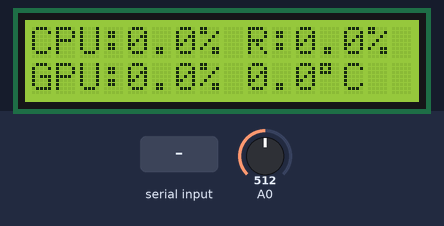
This sketch was run on a simulated Arduino Uno, built with avr-gcc and run on an emulated ATmega328P. On the bench: 16×2 character LCD. The test bench sets the inputs (shaded band); at power-on: A0 = 512. What the sketch prints to the serial monitor is not drawn.

Above: at 3.2 s.
3.3 s: A0 set to 215
4.8 s: A0 set to 183
At 4.91 s:
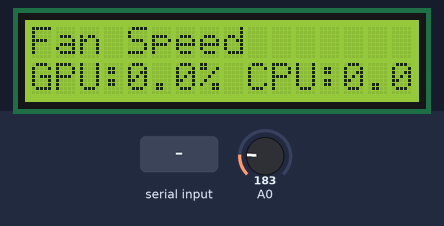
6.7 s: A0 set to 210
8.2 s: "90,45,200\n" received over Serial
At 8.9 s:
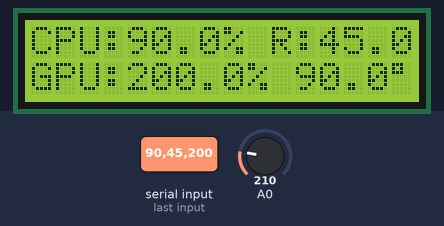
11.2 s: A0 set to 190
At 11.47 s:
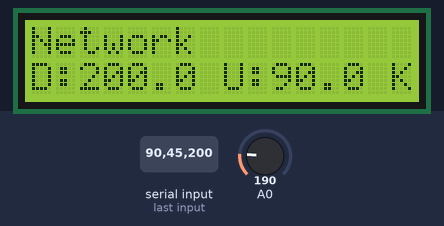
14.2 s: "90\n" received over Serial
At 14.36 s:
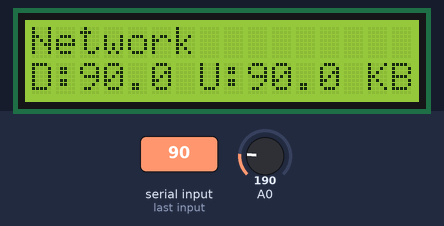

Measured:
- the behaviour switches between 200 and 199 on A0 (found by bisection; images 0 and 1)
- after the input at 3.3 s, every drawn part: stays the same
- after the input at 4.8 s, the display: changes after 0.06 s (image 1)
- after the input at 6.7 s, every drawn part: stays the same
- after the input at 8.2 s, the display: changes after 0.09 s (image 2)
- after the input at 11.2 s, the display: first changes after 0.11 s (image 3 shows a later state)

The sketch:

ArduinoCode.ino
```cpp
#include <LiquidCrystal.h>

LiquidCrystal lcd(8, 9, 4, 5, 6, 7);

// Данные с ПК
float cpu, ram, gpuLoad, gpuTemp, fanSpeed, download, upload;

// Настройки меню
const int SCREEN_COUNT = 3;
int currentScreen = 1;
unsigned long lastSwitchTime = 0;
const unsigned long SWITCH_INTERVAL = 10000;

void setup() {
  Serial.begin(9600);
  lcd.begin(16, 2);
  lcd.print("System Monitor");
  delay(2000);
  lcd.clear();
}

void loop() {
  // Получение данных
  if (Serial.available() > 0) {
    String data = Serial.readStringUntil('\n');
    parseData(data);
  }

  // Обработка кнопок
  handleButtons();

  // Отображение
  updateDisplay();
  delay(100);
}

void parseData(String data) {
  int indices[6];
  int lastIndex = 0;

  for (int i = 0; i < 6; i++) {
    indices[i] = data.indexOf(',', lastIndex);
    lastIndex = indices[i] + 1;
  }

  cpu = data.substring(0, indices[0]).toFloat();
  ram = data.substring(indices[0]+1, indices[1]).toFloat();
  gpuLoad = data.substring(indices[1]+1, indices[2]).toFloat();
  gpuTemp = data.substring(indices[2]+1, indices[3]).toFloat();
  fanSpeed = data.substring(indices[3]+1, indices[4]).toFloat();
  download = data.substring(indices[4]+1, indices[5]).toFloat();
  upload = data.substring(indices[5]+1).toFloat();
}

void handleButtons() {
  int btn = analogRead(0);

  if (btn < 50) {       // Left
    currentScreen = (currentScreen - 2 + SCREEN_COUNT) % SCREEN_COUNT + 1;
    lastSwitchTime = millis();
    Serial.println("LEFT");
  }
  else if (btn < 200) { // Right
    currentScreen = currentScreen % SCREEN_COUNT + 1;
    lastSwitchTime = millis();
    Serial.println("RIGHT");
  }
}

void updateDisplay() {
  lcd.clear();

  switch (currentScreen) {
    case 1:
      lcd.setCursor(0, 0);
      lcd.print("CPU:");
      lcd.print(cpu, 1);
      lcd.print("% R:");
      lcd.print(ram, 1);
      lcd.print("%");

      lcd.setCursor(0, 1);
      lcd.print("GPU:");
      lcd.print(gpuLoad, 1);
      lcd.print("% ");
      lcd.print(gpuTemp, 1);
      lcd.print((char)223);
      lcd.print("C");
      break;

    case 2:
      lcd.setCursor(0, 0);
      lcd.print("Fan Speed");
      lcd.setCursor(0, 1);
      lcd.print("GPU:");
      lcd.print(fanSpeed, 1);
      lcd.print("% CPU:");
      lcd.print(cpu/10, 1); // Примерная скорость CPU fan
      lcd.print("%");
      break;

    case 3:
      lcd.setCursor(0, 0);
      lcd.print("Network");
      lcd.setCursor(0, 1);
      lcd.print("D:");
      lcd.print(download, 1);
      lcd.print(" U:");
      lcd.print(upload, 1);
      lcd.print(" KB/s");
      break;
  }
}
```
